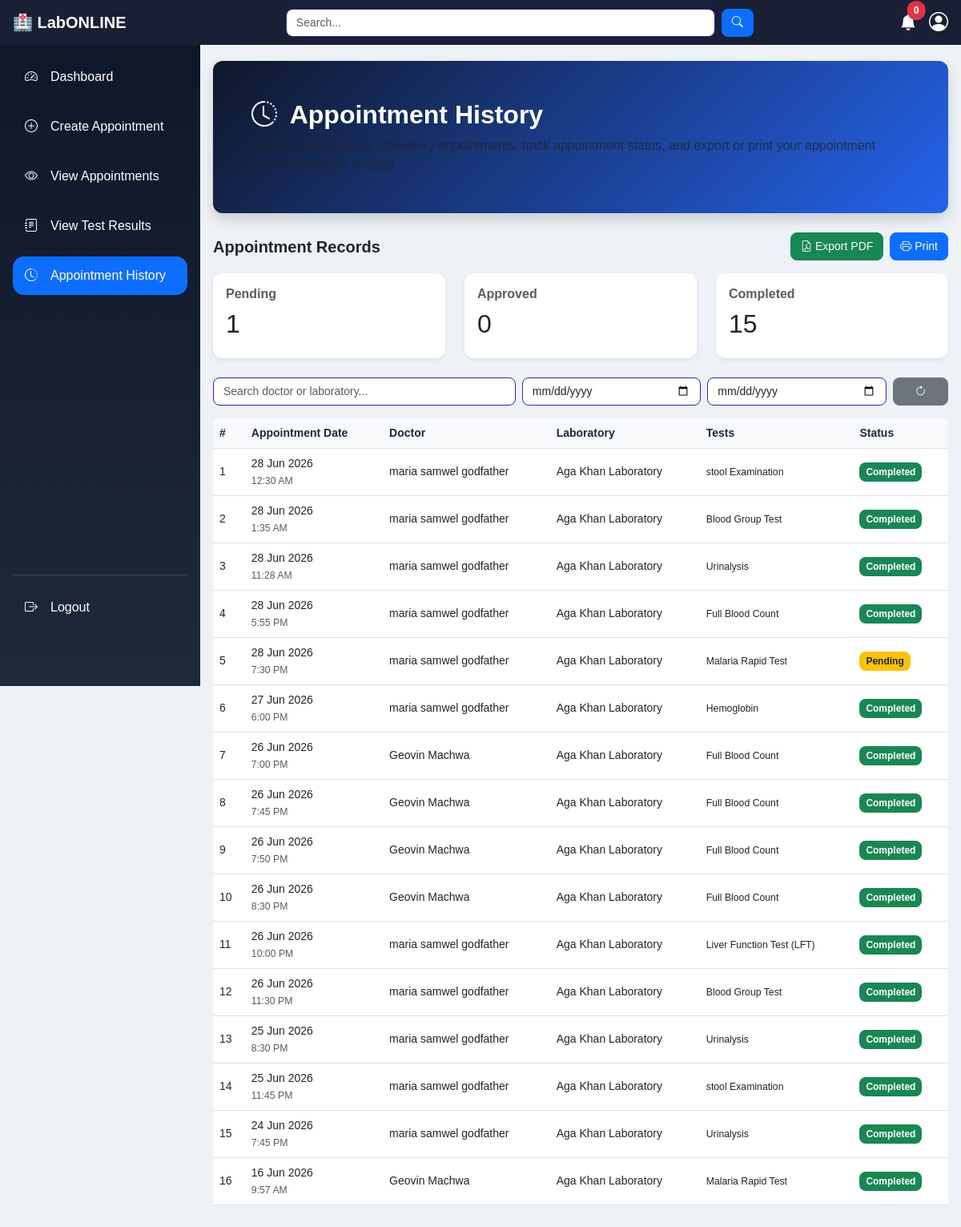
Page /patient/dashboard.php?page=appointment_history (signed in) on the committed database.
### tables this page shows
CREATE TABLE `appointments` (
  `id` int(11) NOT NULL,
  `rebooked_from_id` int(11) DEFAULT NULL,
  `patient_id` int(11) DEFAULT NULL,
  `doctor_id` int(11) DEFAULT NULL,
  `laboratory_id` int(11) DEFAULT NULL,
  `appointment_date` date DEFAULT NULL,
  `appointment_time` time DEFAULT NULL,
  `type` enum('lab_test','consultation') DEFAULT NULL,
  `sample_collection` enum('home','lab') DEFAULT NULL,
  `address` text DEFAULT NULL,
  `notes` text DEFAULT NULL,
  `status` enum('pending','paid','approved','rejected','completed','cancelled') DEFAULT 'pending',
  `priority` enum('normal','urgent') NOT NULL DEFAULT 'normal',
  `created_at` timestamp NOT NULL DEFAULT current_timestamp(),
  `rejection_reason` text DEFAULT NULL
);

CREATE TABLE `users` (
  `id` int(11) NOT NULL,
  `full_name` varchar(100) NOT NULL,
  `email` varchar(100) NOT NULL,
  `phone_number` varchar(20) NOT NULL,
  `password` varchar(255) NOT NULL,
  `role` enum('admin','doctor','patient','labo') NOT NULL,
  `profile_image` varchar(255) NOT NULL DEFAULT 'assets/images/default.jpg',
  `status` enum('pending','active','inactive','blocked') DEFAULT 'pending',
  `last_login` timestamp NULL DEFAULT NULL,
  `created_at` timestamp NOT NULL DEFAULT current_timestamp(),
  `updated_at` timestamp NOT NULL DEFAULT current_timestamp() ON UPDATE current_timestamp()
);

CREATE TABLE `laboratories` (
  `id` int(11) NOT NULL,
  `labo_name` varchar(100) NOT NULL,
  `labo_address` text NOT NULL,
  `location` varchar(255) NOT NULL,
  `available_tests` text DEFAULT NULL,
  `user_id` int(11) NOT NULL
);

### patient/dashboard.php (called while the page is built, shortened)
<?php
include "../shared/layout.php";
?>

### includes/session_user.php (called while the page is built, shortened)
<?php
function getCurrentUserId(): int
{
    return (int) ($_SESSION['user_id'] ?? 0);
}

### repositories/AppointmentRepository.php (called while the page is built, shortened)
<?php
class AppointmentRepository
{
    private mysqli $conn;
    public function __construct(mysqli $conn)
    {
        $this->conn = $conn;
    }
    public function getByPatientId(int $patientUserId): array
{
    $stmt=$this->conn->prepare(
    "SELECT a.*,
    d.full_name AS doctor_name,
    l.labo_name,
    p.payment_status
    FROM appointments a
    LEFT JOIN users d
    ON d.id=a.doctor_id
    LEFT JOIN laboratories l
    ON l.id=a.laboratory_id
    LEFT JOIN payments p
    ON p.appointment_id=a.id
    WHERE a.patient_id=?
    AND NOT EXISTS (
        SELECT 1
        FROM appointments r
        WHERE r.rebooked_from_id = a.id
    )
    ORDER BY
    a.appointment_date DESC"
    );
    $stmt->bind_param(
        'i',
        $patientUserId
    );
    $stmt->execute();
    return $stmt->get_result()
    ->fetch_all(MYSQLI_ASSOC);
}
    public function countByPatientAndStatus(
        int $patientId,
        string $status
    ): int
    {
        $stmt=$this->conn->prepare(
            "SELECT COUNT(*) AS total
             FROM appointments
             WHERE patient_id=?
             AND status=?"
        );
        $stmt->bind_param(
            'is',
            $patientId,
            $status
        );
        $stmt->execute();
        $row=$stmt->get_result()->fetch_assoc();
        return (int)($row['total'] ?? 0);
    }
}

### includes/helpers.php (called while the page is built, shortened)
<?php
function e(?string $value): string
{
    return htmlspecialchars((string) $value, ENT_QUOTES, 'UTF-8');
}
function formatDate(?string $date): string
{
    return date('d M Y', strtotime($date));
}
function formatTime(?string $time): string
{
    return date('g:i A', strtotime($time));
}
function statusBadge(string $status): string
{
    $map = [
        'pending'   => 'bg-warning text-dark',
        'approved'  => 'bg-primary',
        'completed' => 'bg-success',
        'cancelled' => 'bg-secondary',
        'active'    => 'bg-success',
        'inactive'  => 'bg-secondary',
        'blocked'   => 'bg-danger',
        'uploaded'  => 'bg-info',
        'reviewed'  => 'bg-success',
    ];
    return $map[$status] ?? 'bg-secondary';
}

### repositories/LabTestRepository.php (called while the page is built, shortened)
<?php
class LabTestRepository
{
    private mysqli $conn;
    public function __construct(mysqli $conn)
    {
        $this->conn = $conn;
    }
    public function getNamesByAppointmentId(int $appointmentId): string
    {
        $sql = "SELECT GROUP_CONCAT(lt.test_name SEPARATOR ', ') AS names
                FROM appointment_tests at
                JOIN lab_tests lt ON lt.id = at.test_id
                WHERE at.appointment_id = ?";
        $stmt = $this->conn->prepare($sql);
        $stmt->bind_param('i', $appointmentId);
        $stmt->execute();
        $row = $stmt->get_result()->fetch_assoc();
        return $row['names'] ?? '-';
    }
}

### patient/content/appointment_history.php (the view, shortened to what this page needs)
<?php
$appointmentRepo = new AppointmentRepository($conn);
$labTestRepo = new LabTestRepository($conn);
$patientId = getCurrentUserId();
$appointments = $appointmentRepo->getByPatientId($patientId);
$pendingCount = $appointmentRepo->countByPatientAndStatus($patientId, 'pending');
$approvedCount = $appointmentRepo->countByPatientAndStatus($patientId, 'approved');
$completedCount = $appointmentRepo->countByPatientAndStatus($patientId, 'completed');
?>
<div class="card welcome-card text-white shadow border-0 mb-4">
    <div class="card-body p-5">
        <h2 class="fw-bold mb-2">
            <i class="bi bi-clock-history me-2"></i>
            Appointment History
        </h2>
        <p class="mb-0 text-muted">
            Review your previous laboratory appointments, track appointment status, and export or print your appointment
            history whenever needed.
        </p>
    </div>
</div>
<div class="d-flex justify-content-between align-items-center mb-3">
    <h5 class="fw-bold mb-0">
        Appointment Records
    </h5>
    <div class="d-flex gap-2">
        <button class="btn btn-success" onclick="exportPDF(this)">
            <i class="bi bi-file-earmark-pdf"></i>
            Export PDF
        </button>
        <button class="btn btn-primary" onclick="printPage()">
            <i class="bi bi-printer"></i>
            Print
        </button>
    </div>
</div>
<div class="card-body">
    <div class="row g-4 mb-4">
        <div class="col-md-4">
            <div class="card shadow-sm p-3">
                <h6 class="text-muted">
                    Pending
                </h6>
                <h2>
                    <?= $pendingCount ?>
                </h2>
            </div>
        </div>
        <div class="col-md-4">
            <div class="card shadow-sm p-3">
                <h6 class="text-muted">
                    Approved
                </h6>
                <h2>
                    <?= $approvedCount ?>
                </h2>
            </div>
        </div>
        <div class="col-md-4">
            <div class="card shadow-sm p-3">
                <h6 class="text-muted">
                    Completed
                </h6>
                <h2>
                    <?= $completedCount ?>
                </h2>
            </div>
        </div>
    </div>
    <div class="row g-2 mb-3">
        <div class="col-md-5">
            <input type="text" id="searchInput" class="form-control" placeholder="Search doctor or laboratory...">
        </div>
        <div class="col-md-3">
            <input type="date" id="dateFrom" class="form-control">
        </div>
        <div class="col-md-3">
            <input type="date" id="dateTo" class="form-control">
        </div>
        <div class="col-md-1">
            <button class="btn btn-secondary w-100" onclick="resetFilters()">
                <i class="bi bi-arrow-clockwise"></i>
            </button>
        </div>
    </div>
    <div id="printArea" class="table-responsive">
        <table class="table table-hover align-middle">
            <thead class="table-light">
                <tr>
                    <th>#</th>
                    <th>Appointment Date</th>
                    <th>Doctor</th>
                    <th>Laboratory</th>
                    <th>Tests</th>
                    <th>Status</th>
                </tr>
            </thead>
            <tbody id="tableBody">
                <?php if(empty($appointments)): ?>
                <tr>
                    <td colspan="7" class="text-center text-muted py-4">
                        No appointment history found.
                    </td>
                </tr>
                <?php else: ?>
                <?php foreach($appointments as $i => $row): ?>
                <tr>
                    <td>
                        <?= $i + 1 ?>
                    </td>
                    <td>
                        <?= e(formatDate($row['appointment_date'])) ?>
                        <br>
                        <small class="text-muted">
                            <?= e(formatTime($row['appointment_time'])) ?>
                        </small>
                    </td>
                    <td>
                        <?= e($row['doctor_name'] ?? 'Not assigned') ?>
                    </td>
                    <td>
                        <?= e($row['labo_name'] ?? '-') ?>
                    </td>
                    <td>
                        <small>
                            <?= e(
                                    $labTestRepo->getNamesByAppointmentId(
                                        (int)$row['id']
                                    )
                                ) ?>
                        </small>
                    </td>
                    <td>
                        <span class="badge <?= statusBadge($row['status']) ?>">
                            <?= e(ucfirst($row['status'])) ?>
                        </span>
                    </td>
                </tr>
                <?php endforeach; ?>
                <?php endif; ?>
            </tbody>
        </table>
    </div>
</div>
</div>
</div>

### assets/css/generaldashboard.css (style rules this page uses)
body { background-color: #f4f6f9; }

### assets/css/patientappointment.css (style rules this page uses)
.form-control, .form-select { border: 1px solid #3a22a3; transition: 0.3s; }

### assets/css/patienthome.css (style rules this page uses)
body { background:#eef2f7; }
.welcome-card { background:linear-gradient(135deg,#0f172a,#2563eb); border-radius:24px; overflow:hidden; }

### assets/css/patientviewappointment.css (style rules this page uses)
body { background:#f1f5f9; }
.table thead { background:#eff6ff; }
.table th { color:#1e293b; }
.table td { vertical-align:middle; }
.badge { padding:8px 14px; border-radius:20px; font-size:13px; }

### assets/css/patienthistory.css (style rules this page uses)
body { background:#f4f7fb; }
.card { border-radius:12px; }
.form-control { border-radius:10px; }
.btn { border-radius:8px; }
.badge { padding:6px 10px; border-radius:8px; }

### assets/css/doctorhome.css (style rules this page uses)
body { background:#f1f5f9; font-family:Arial, Helvetica, sans-serif; }
.table tbody tr { transition:.3s ease; }

### assets/css/viewpatientslist.css (style rules this page uses)
body { background:#f4f7fb; font-family:Arial, Helvetica, sans-serif; }
.card { transition:.3s ease; border-radius:18px; }

### assets/css/labohome.css (style rules this page uses)
body { background: #eef2f7; font-family: Arial, Helvetica, sans-serif; }
h4, h5, h6 { font-weight: 600; }
.card { border-radius: 12px; border: none; }
.table { margin-bottom: 0; font-size: 14px; }
.table thead th { background: #f8f9fa; font-weight: 600; border-bottom: 1px solid #dee2e6; }
.table td { vertical-align: middle; }
.badge { font-size: 12px; padding: 6px 8px; border-radius: 8px; }
.btn { border-radius: 8px; font-size: 14px; padding: 6px 12px; }
input.form-control { border-radius: 8px; font-size: 14px; }

### rows in the picture
appointments: appointment_date "28 Jun 2026", appointment_time "12:30 AM", doctor.full_name "maria samwel godfather", laboratory.labo_name "Aga Khan Laboratory", NamesByAppointmentId "stool Examination", status "Completed"
appointments: appointment_date "28 Jun 2026", appointment_time "1:35 AM", doctor.full_name "maria samwel godfather", laboratory.labo_name "Aga Khan Laboratory", NamesByAppointmentId "Blood Group Test", status "Completed"
appointments: appointment_date "28 Jun 2026", appointment_time "11:28 AM", doctor.full_name "maria samwel godfather", laboratory.labo_name "Aga Khan Laboratory", NamesByAppointmentId "Urinalysis", status "Completed"
appointments: appointment_date "28 Jun 2026", appointment_time "5:55 PM", doctor.full_name "maria samwel godfather", laboratory.labo_name "Aga Khan Laboratory", NamesByAppointmentId "Full Blood Count", status "Completed"
appointments: appointment_date "28 Jun 2026", appointment_time "7:30 PM", doctor.full_name "maria samwel godfather", laboratory.labo_name "Aga Khan Laboratory", NamesByAppointmentId "Malaria Rapid Test", status "Pending"
appointments: appointment_date "27 Jun 2026", appointment_time "6:00 PM", doctor.full_name "maria samwel godfather", laboratory.labo_name "Aga Khan Laboratory", NamesByAppointmentId "Hemoglobin", status "Completed"
appointments: appointment_date "26 Jun 2026", appointment_time "7:00 PM", doctor.full_name "Geovin Machwa", laboratory.labo_name "Aga Khan Laboratory", NamesByAppointmentId "Full Blood Count", status "Completed"
appointments: appointment_date "26 Jun 2026", appointment_time "7:45 PM", doctor.full_name "Geovin Machwa", laboratory.labo_name "Aga Khan Laboratory", NamesByAppointmentId "Full Blood Count", status "Completed"
appointments: appointment_date "26 Jun 2026", appointment_time "7:50 PM", doctor.full_name "Geovin Machwa", laboratory.labo_name "Aga Khan Laboratory", NamesByAppointmentId "Full Blood Count", status "Completed"
appointments: appointment_date "26 Jun 2026", appointment_time "8:30 PM", doctor.full_name "Geovin Machwa", laboratory.labo_name "Aga Khan Laboratory", NamesByAppointmentId "Full Blood Count", status "Completed"
appointments: appointment_date "26 Jun 2026", appointment_time "10:00 PM", doctor.full_name "maria samwel godfather", laboratory.labo_name "Aga Khan Laboratory", NamesByAppointmentId "Liver Function Test (LFT)", status "Completed"
appointments: appointment_date "26 Jun 2026", appointment_time "11:30 PM", doctor.full_name "maria samwel godfather", laboratory.labo_name "Aga Khan Laboratory", NamesByAppointmentId "Blood Group Test", status "Completed"
appointments: appointment_date "25 Jun 2026", appointment_time "8:30 PM", doctor.full_name "maria samwel godfather", laboratory.labo_name "Aga Khan Laboratory", NamesByAppointmentId "Urinalysis", status "Completed"
appointments: appointment_date "25 Jun 2026", appointment_time "11:45 PM", doctor.full_name "maria samwel godfather", laboratory.labo_name "Aga Khan Laboratory", NamesByAppointmentId "stool Examination", status "Completed"
appointments: appointment_date "24 Jun 2026", appointment_time "7:45 PM", doctor.full_name "maria samwel godfather", laboratory.labo_name "Aga Khan Laboratory", NamesByAppointmentId "Urinalysis", status "Completed"
appointments: appointment_date "16 Jun 2026", appointment_time "9:57 AM", doctor.full_name "Geovin Machwa", laboratory.labo_name "Aga Khan Laboratory", NamesByAppointmentId "Malaria Rapid Test", status "Completed"

### other values in the picture
$notification_count "0"
$pendingCount "1"
$approvedCount "0"
$completedCount "15"
